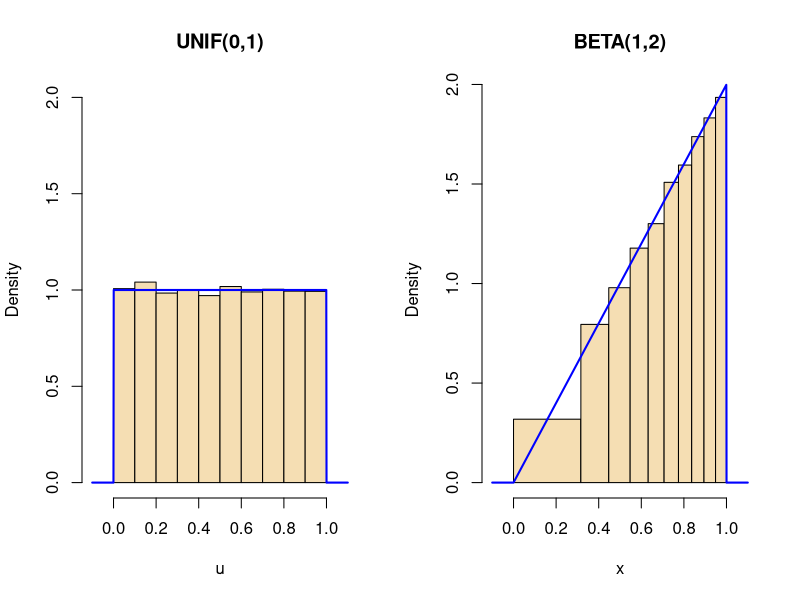
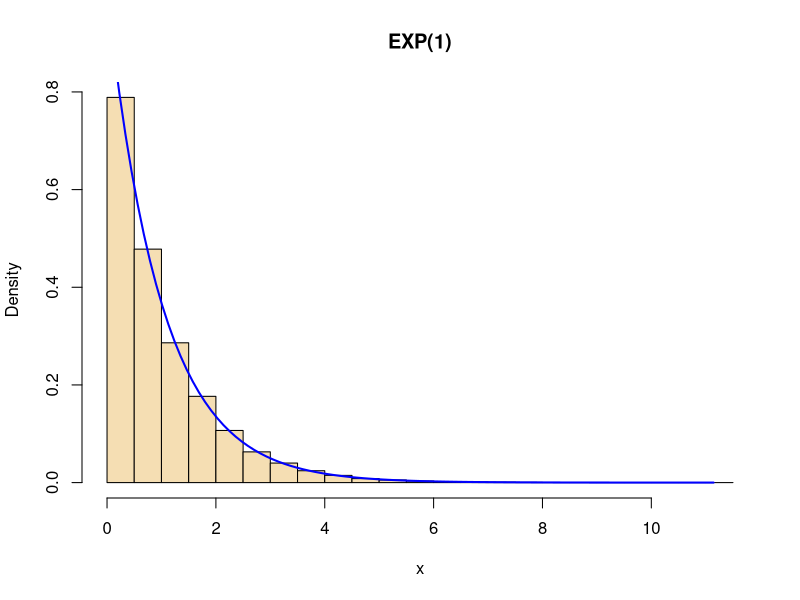
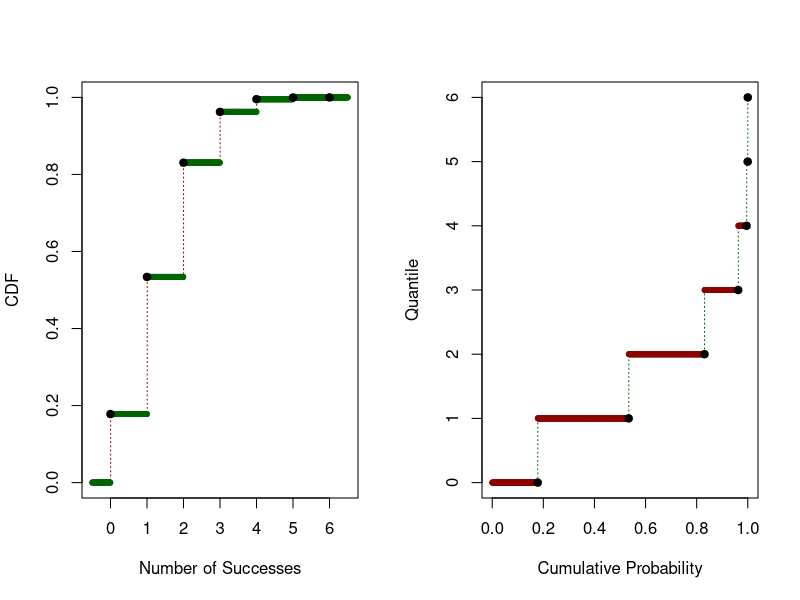
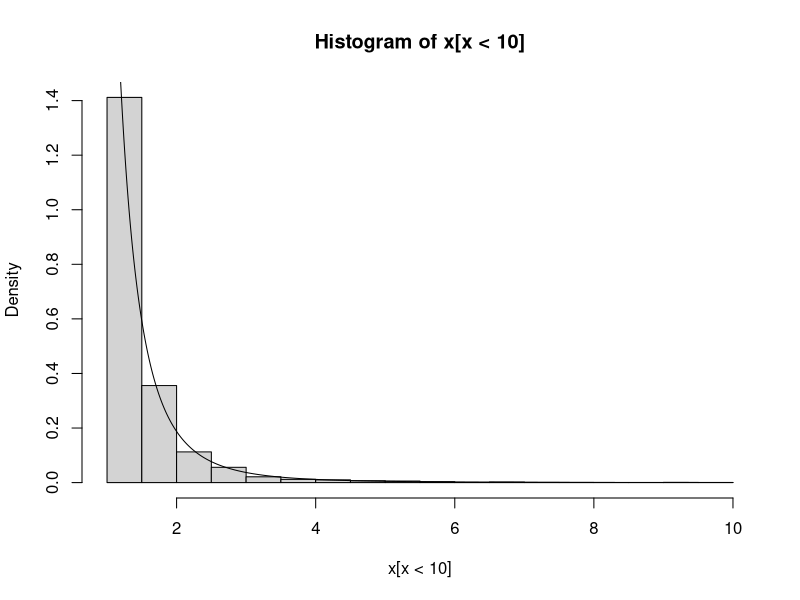
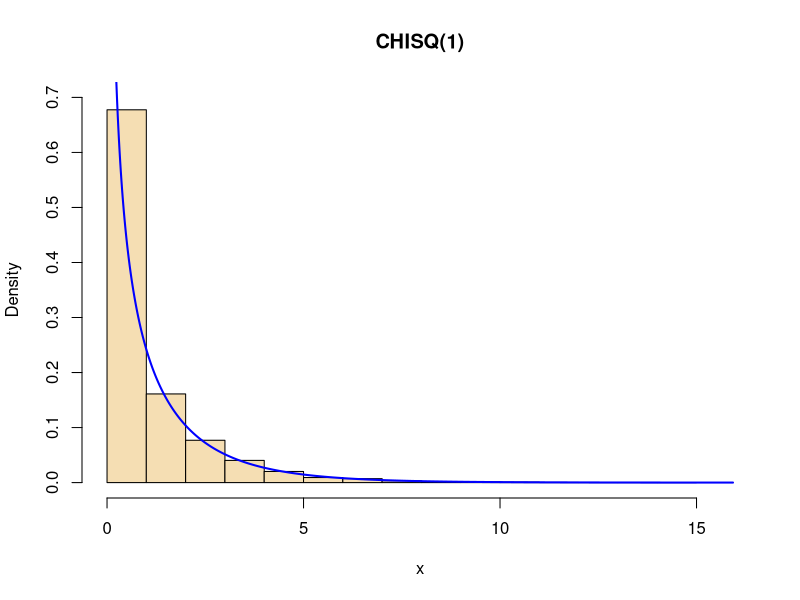
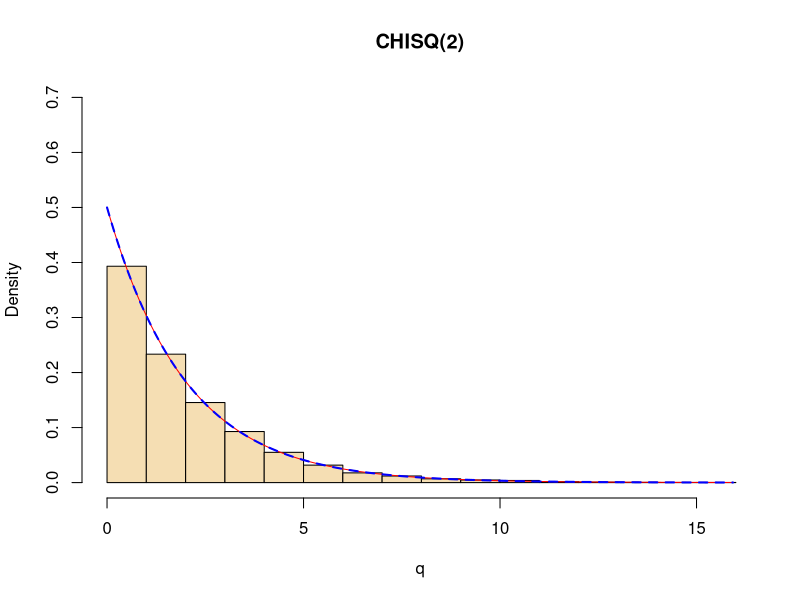
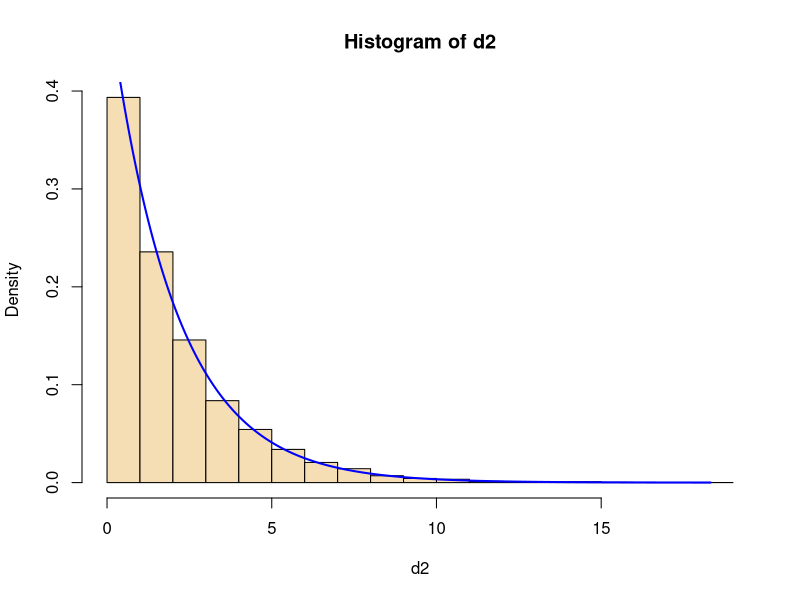
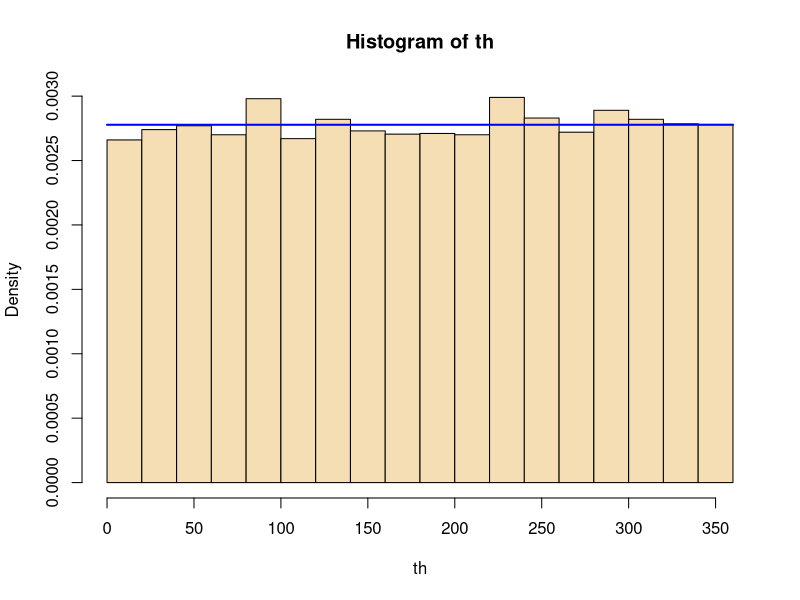

These charts were generated, in order, by the following R code:
## ---- chunk 1
set.seed(1212)
m <- 10000
u <- runif(m)
x <- sqrt(u)

par(mfrow=c(1,2))
hh = seq(-.1, 1.1, length=1000); cutp = seq(0, 1, by = .1)
hist(u, breaks=cutp, prob=T, col="wheat", ylim=c(0,2),
xlim=c(-.1, 1.1), main="UNIF(0,1)")
lines(hh, dunif(hh), col="blue", lwd=2)
hist(x, breaks=sqrt(cutp), prob=T, col="wheat",
xlim=c(-.1, 1.1), main="BETA(1,2)")
lines(hh, dbeta(hh, 2, 1), col="blue", lwd=2)
par(mfrow=c(1,1))

## ---- chunk 2
set.seed(1234)
m <- 100000
u <- runif(m)
x <- -log(u)

hist(x, prob=T, col="wheat", main="EXP(1)")
xx = seq(0, max(x), length=100)
lines(xx, dexp(xx, 1), col="blue", lwd=2)
mean(x)
sd(x)
## ---- chunk 3
par(mfrow=c(1,2))

xx <- seq(-.5, 6.5, length=1000)
plot(xx, pbinom(xx, 6, 1/4), type="s", lty="dotted",col="darkred", xlab="Number of Successes",ylab="CDF")
points(xx, pbinom(xx, 6, 1/4), pch=20,col="darkgreen")
points(0:6, pbinom(0:6, 6, 1/4), pch=19)
qq <- seq(0, 1, length=1000)
plot(qq, qbinom(qq, 6, 1/4), type="s", lty="dotted",col="darkgreen", xlab="Cumulative Probability", ylab="Quantile")
points(qq, qbinom(qq, 6, 1/4), pch=20,col="darkred")
q <- pbinom(0:6, 6, 1/4)
points(q, qbinom(q, 6, 1/4), pch=19)
par(mfrow=c(1,1))
## ---- chunk 4
set.seed(123)
m <- 5000
kap <- 3

xx <- seq(1, 10, length=1000)
pdf <- kap/xx^(kap+1)
x <- (1 - runif(m))^(-1/kap)

cutp=seq(0, max(x)+.5, by=.5)
hist(x[x<10], prob=T); lines(xx, pdf)

mean(x); var(x)

## ---- chunk 5
set.seed(12)
m <- 10000
z1 <- rnorm(m)
z2 <- rnorm(m)
x <- z1^2
q <- z1^2 + z2^2

#par(mfrow=c(2,1))
mx <- max(x, q)
xx <- seq(0, mx, length=1000)
hist(x, prob=T, ylim=c(0,.7), xlim=c(0, mx),col="wheat", main="CHISQ(1)")
lines(xx, dchisq(xx, 1), col="blue", lwd=2)
hist(q, prob=T, ylim=c(0,.7), xlim=c(0, mx),col="wheat", main="CHISQ(2)")
lines(xx, dexp(xx, 1/2), col="red")
lines(xx, dchisq(xx, 2), col="blue", lwd=2,lty="dashed")
#ar(mfrow=c(1,1))

mean(x)
var(x)

mean(q)
var(q)
## ---- chunk 6
set.seed(1212)
m <- 10000
z1 <- rnorm(m)
z2 = rnorm(m)

#par(mfrow=c(2,1))
# squared distance from origin
d2 <- z1^2 + z2^2
hist(d2, prob=T, col="wheat")
dd <- seq(0, max(d2), length=1000)
lines(dd, dchisq(dd, 2), col="blue", lwd=2)
# angle in degrees (counterclockwise from right)
th <- ((180/pi)*atan(z1/z2) + 180*(z1<0)) %% 360
hist(th, prob=T, col="wheat")
tt <- seq(0, 360, length = 1000)
lines(tt, dunif(tt, 0, 360), col="blue", lwd=2)
